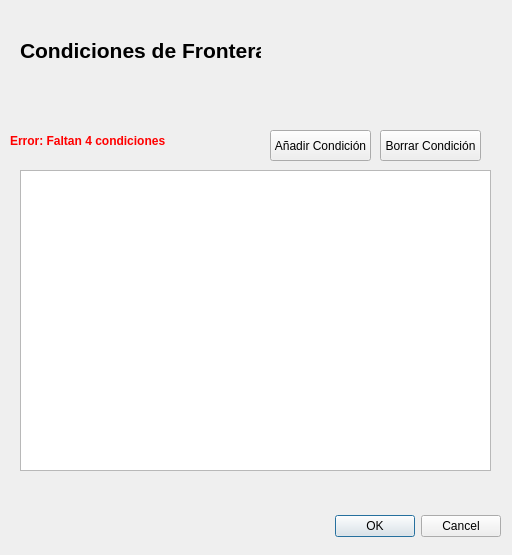
<?xml version="1.0" encoding="UTF-8"?>
<ui version="4.0">
 <class>Dialog</class>
 <widget class="QDialog" name="Dialog">
  <property name="geometry">
   <rect>
    <x>0</x>
    <y>0</y>
    <width>512</width>
    <height>555</height>
   </rect>
  </property>
  <property name="sizePolicy">
   <sizepolicy hsizetype="Preferred" vsizetype="Preferred">
    <horstretch>0</horstretch>
    <verstretch>0</verstretch>
   </sizepolicy>
  </property>
  <property name="minimumSize">
   <size>
    <width>512</width>
    <height>555</height>
   </size>
  </property>
  <property name="maximumSize">
   <size>
    <width>512</width>
    <height>555</height>
   </size>
  </property>
  <property name="windowTitle">
   <string>Condiciones de frontera</string>
  </property>
  <widget class="QDialogButtonBox" name="buttonBox">
   <property name="geometry">
    <rect>
     <x>160</x>
     <y>510</y>
     <width>341</width>
     <height>32</height>
    </rect>
   </property>
   <property name="orientation">
    <enum>Qt::Horizontal</enum>
   </property>
   <property name="standardButtons">
    <set>QDialogButtonBox::Cancel|QDialogButtonBox::Ok</set>
   </property>
  </widget>
  <widget class="QLabel" name="lbl_tituloBCond">
   <property name="geometry">
    <rect>
     <x>20</x>
     <y>40</y>
     <width>241</width>
     <height>21</height>
    </rect>
   </property>
   <property name="font">
    <font>
     <family>Yu Gothic UI</family>
     <pointsize>16</pointsize>
     <weight>75</weight>
     <bold>true</bold>
    </font>
   </property>
   <property name="text">
    <string>Condiciones de Frontera</string>
   </property>
  </widget>
  <widget class="QPushButton" name="btn_anadirFila">
   <property name="geometry">
    <rect>
     <x>270</x>
     <y>130</y>
     <width>101</width>
     <height>31</height>
    </rect>
   </property>
   <property name="text">
    <string>Añadir Condición</string>
   </property>
  </widget>
  <widget class="QTableView" name="tableView_BCond">
   <property name="geometry">
    <rect>
     <x>20</x>
     <y>170</y>
     <width>471</width>
     <height>301</height>
    </rect>
   </property>
  </widget>
  <widget class="QPushButton" name="btn_borrarFila">
   <property name="geometry">
    <rect>
     <x>380</x>
     <y>130</y>
     <width>101</width>
     <height>31</height>
    </rect>
   </property>
   <property name="text">
    <string>Borrar Condición</string>
   </property>
  </widget>
  <widget class="QLabel" name="lbl_error">
   <property name="geometry">
    <rect>
     <x>10</x>
     <y>120</y>
     <width>237</width>
     <height>41</height>
    </rect>
   </property>
   <property name="palette">
    <palette>
     <active>
      <colorrole role="WindowText">
       <brush brushstyle="SolidPattern">
        <color alpha="255">
         <red>255</red>
         <green>0</green>
         <blue>0</blue>
        </color>
       </brush>
      </colorrole>
      <colorrole role="Text">
       <brush brushstyle="SolidPattern">
        <color alpha="255">
         <red>255</red>
         <green>0</green>
         <blue>0</blue>
        </color>
       </brush>
      </colorrole>
     </active>
     <inactive>
      <colorrole role="WindowText">
       <brush brushstyle="SolidPattern">
        <color alpha="255">
         <red>255</red>
         <green>0</green>
         <blue>0</blue>
        </color>
       </brush>
      </colorrole>
      <colorrole role="Text">
       <brush brushstyle="SolidPattern">
        <color alpha="255">
         <red>255</red>
         <green>0</green>
         <blue>0</blue>
        </color>
       </brush>
      </colorrole>
     </inactive>
     <disabled>
      <colorrole role="WindowText">
       <brush brushstyle="SolidPattern">
        <color alpha="255">
         <red>120</red>
         <green>120</green>
         <blue>120</blue>
        </color>
       </brush>
      </colorrole>
      <colorrole role="Text">
       <brush brushstyle="SolidPattern">
        <color alpha="255">
         <red>120</red>
         <green>120</green>
         <blue>120</blue>
        </color>
       </brush>
      </colorrole>
     </disabled>
    </palette>
   </property>
   <property name="font">
    <font>
     <family>Yu Gothic UI</family>
     <pointsize>9</pointsize>
     <weight>75</weight>
     <bold>true</bold>
    </font>
   </property>
   <property name="text">
    <string>Error: Faltan 4 condiciones</string>
   </property>
  </widget>
 </widget>
 <resources/>
 <connections>
  <connection>
   <sender>buttonBox</sender>
   <signal>accepted()</signal>
   <receiver>Dialog</receiver>
   <slot>accept()</slot>
   <hints>
    <hint type="sourcelabel">
     <x>248</x>
     <y>254</y>
    </hint>
    <hint type="destinationlabel">
     <x>157</x>
     <y>274</y>
    </hint>
   </hints>
  </connection>
  <connection>
   <sender>buttonBox</sender>
   <signal>rejected()</signal>
   <receiver>Dialog</receiver>
   <slot>reject()</slot>
   <hints>
    <hint type="sourcelabel">
     <x>316</x>
     <y>260</y>
    </hint>
    <hint type="destinationlabel">
     <x>286</x>
     <y>274</y>
    </hint>
   </hints>
  </connection>
 </connections>
</ui>
